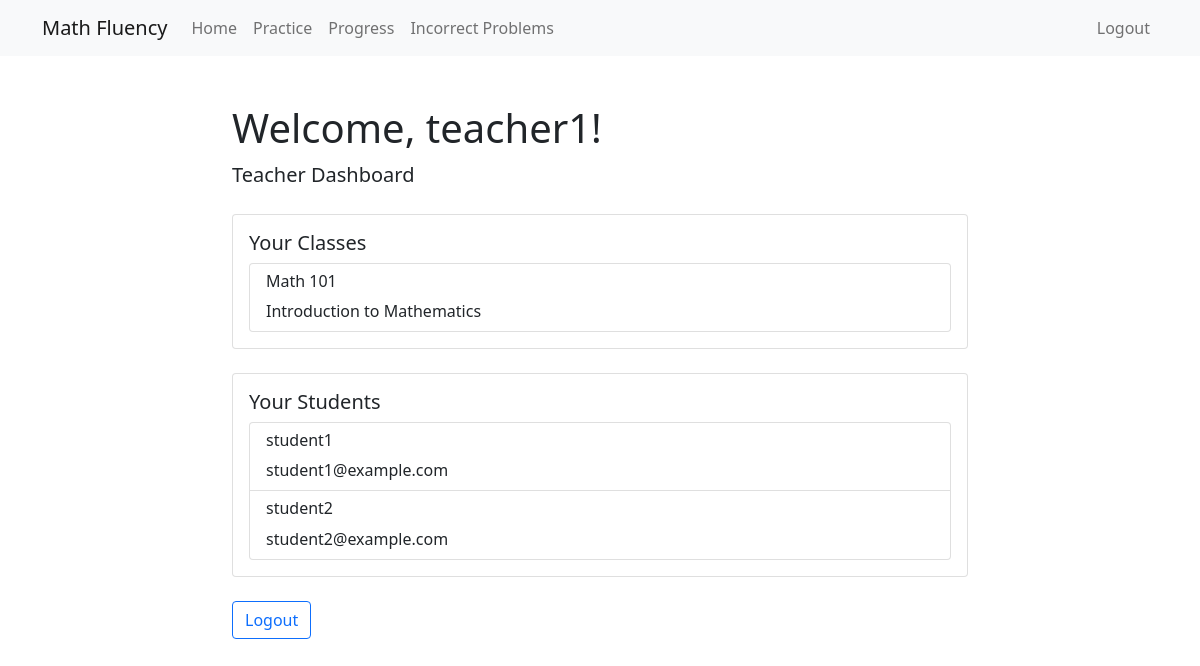
/welcome (signed in), run on the app's committed database.
### models/user.py (models this page shows, shortened)
class User(UserMixin, db.Model):
    id = db.Column(db.Integer, primary_key=True)
    username = db.Column(db.String(64), unique=True, nullable=False)
    email = db.Column(db.String(120), unique=True, nullable=False)
    password_hash = db.Column(db.String(128))
    is_teacher = db.Column(db.Boolean, default=False)
    created_at = db.Column(db.DateTime, default=datetime.utcnow)
    teacher_id = db.Column(db.Integer, db.ForeignKey('user.id'), nullable=True)
    class_id = db.Column(db.Integer, db.ForeignKey('class.id'), nullable=True)
    students = db.relationship('User',
                            backref=db.backref('teacher', remote_side=[id]),
                            foreign_keys=[teacher_id],
                            lazy='dynamic')
    classes = db.relationship('Class',
                            backref='teacher',
                            foreign_keys=[Class.teacher_id],
                            lazy='dynamic')
    enrolled_class = db.relationship('Class',
                                foreign_keys=[class_id],
                                backref=db.backref('students', lazy='dynamic'))

### models/class_.py (models this page shows, shortened)
class Class(db.Model):
    id = db.Column(db.Integer, primary_key=True)
    name = db.Column(db.String(64), nullable=False)
    description = db.Column(db.String(256))
    created_at = db.Column(db.DateTime, default=datetime.utcnow)
    teacher_id = db.Column(db.Integer, db.ForeignKey('user.id'), nullable=False)

### app.py (the view)
@app.route('/welcome')
@login_required
def welcome():
    try:
        if current_user.is_teacher:
            classes = current_user.classes.all()
            students = current_user.students.all()
            return render_template('welcome.html',
                                classes=classes,
                                students=students,
                                is_teacher=True)
        else:
            return render_template('welcome.html',
                                enrolled_class=current_user.enrolled_class,
                                is_teacher=False)
    except Exception as e:
        print(f"Error in welcome route: {str(e)}")  # This will print to console
        flash(f"An error occurred: {str(e)}", 'danger')  # This will show to user
        return redirect(url_for('home'))

### app.py (called while the page is built)
@login_manager.user_loader
def load_user(user_id):
    return User.query.get(int(user_id))

### templates/welcome.html (shortened to what this page needs)
{% extends "base.html" %}
{% block content %}
    <div class="container mt-5">
        <div class="row justify-content-center">
            <div class="col-md-8">
                <h1>Welcome, {{ current_user.username }}!</h1>
                {% if is_teacher %}
                    <p class="lead">Teacher Dashboard</p>
                    <div class="card mt-4">
                        <div class="card-body">
                            <h5 class="card-title">Your Classes</h5>
                            {% if classes %}
                                <ul class="list-group">
                                {% for class in classes %}
                                    <li class="list-group-item">
                                        <h6>{{ class.name }}</h6>
                                        <p class="mb-0">{{ class.description }}</p>
                                    </li>
                                {% endfor %}
                                </ul>
                            {% else %}
                                <p>You haven't created any classes yet.</p>
                            {% endif %}
                        </div>
                    </div>
                    <div class="card mt-4">
                        <div class="card-body">
                            <h5 class="card-title">Your Students</h5>
                            {% if students %}
                                <ul class="list-group">
                                {% for student in students %}
                                    <li class="list-group-item">
                                        <h6>{{ student.username }}</h6>
                                        <p class="mb-0">{{ student.email }}</p>
                                    </li>
                                {% endfor %}
                                </ul>
                            {% else %}
                                <p>You don't have any students yet.</p>
                            {% endif %}
                        </div>
                    </div>
                {% endif %}
                <div class="mt-4">
                    <a href="{{ url_for('logout') }}" class="btn btn-outline-primary">Logout</a>
                </div>
            </div>
        </div>
    </div>
{% endblock %}

### data on the page
User: username "teacher1"
Class: name "Math 101", description "Introduction to Mathematics"
User: username "student1", email "student1@example.com"
User: username "student2", email "student2@example.com"
